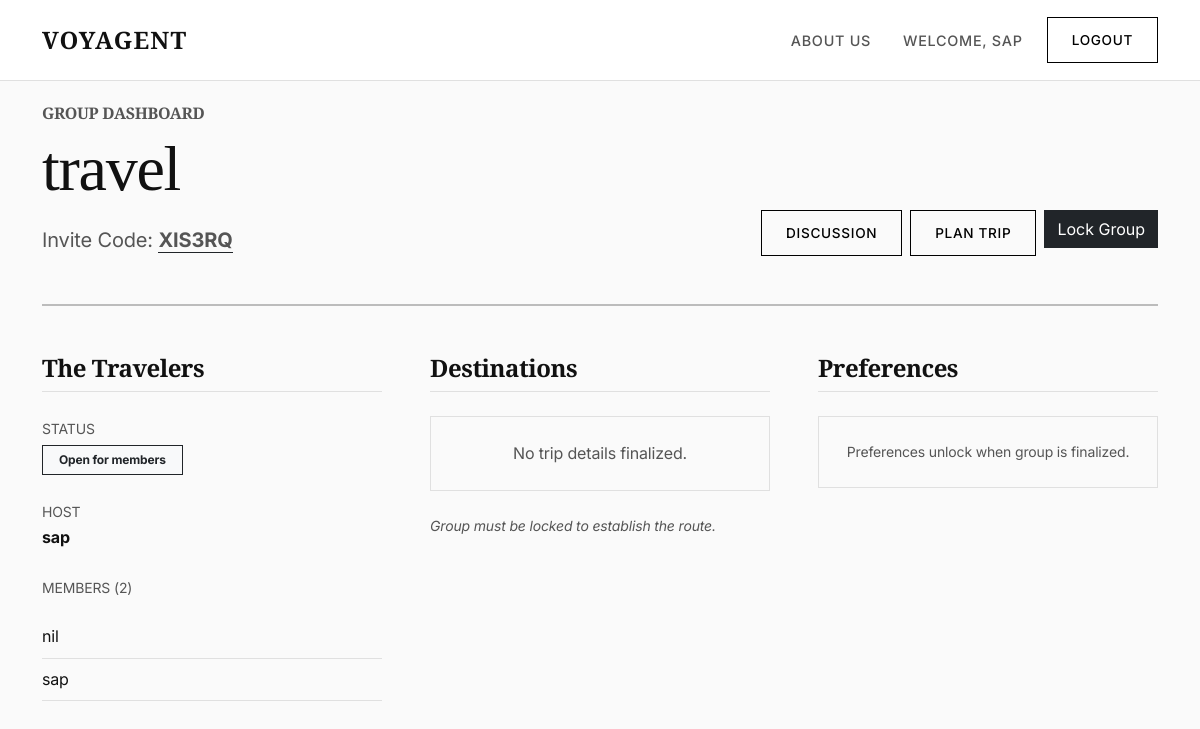
The app's page /group/XIS3RQ/ (signed in) with its own data.
### groups/models.py (models this page shows, shortened)
class ChatGroup(models.Model):
    name = models.CharField(max_length=100)
    code = models.CharField(max_length=8, unique=True, default=generate_unique_code)
    creator = models.ForeignKey(User, on_delete=models.CASCADE, related_name='created_groups')
    members = models.ManyToManyField(User, related_name='chat_groups')
    is_locked = models.BooleanField(default=False)
    created_at = models.DateTimeField(auto_now_add=True)

### groups/views.py (the view)
# urls.py: path('group/<str:code>/', views.group_detail, name='group_detail'),
@login_required
def group_detail(request, code):
    group = get_object_or_404(ChatGroup, code=code)
    if request.user not in group.members.all():
        messages.error(request, 'You are not a member of this group.')
        return redirect('home')
    trip = getattr(group, 'trip', None)
    has_itinerary = hasattr(trip, 'itinerary') if trip else False
    has_submitted_preference = UserPreference.objects.filter(group=group, user=request.user).exists()
    context = {
        'group': group,
        'trip': trip,
        'has_itinerary': has_itinerary,
        'has_submitted_preference': has_submitted_preference,
        'is_host': request.user == group.creator,
    }
    return render(request, 'groups/group_detail.html', context)

### groups/templates/groups/group_detail.html (shortened to what this page needs)
{% extends 'base.html' %}
{% block content %}
<div class="row mb-5 align-items-end">
    <div class="col-md-7">
        <h6 class="text-uppercase text-muted-editorial letter-spacing-wide mb-2">Group Dashboard</h6>
        <h1 class="display-3 font-weight-bold" style="font-family: var(--font-heading);">{{ group.name }}</h1>
        <p class="text-muted-editorial fs-5 mb-0 mt-3">Invite Code: <strong class="text-primary-editorial border-bottom border-dark">{{ group.code }}</strong></p>
    </div>
    <div class="col-md-5 text-md-end mt-4 mt-md-0 d-flex flex-wrap justify-content-md-end gap-2">
        <a href="{% url 'chat_room' group.code %}" class="btn btn-editorial-outline">Discussion</a>
        {% if is_host %}
        <a href="{% url 'plan_itinerary' group.code %}" class="btn btn-editorial-outline">Plan Trip</a>
        {% endif %}
        {% if is_host and not group.is_locked %}
        <form action="{% url 'lock_group' group.code %}" method="post" class="d-inline">
            <button type="submit" class="btn btn-dark" style="border-radius: 0;">Lock Group</button>
        </form>
        {% endif %}
    </div>
</div>
<hr class="mb-5" style="border-top: 2px solid var(--accent-color);">
<div class="row g-5">
    <div class="col-lg-4 col-md-6">
        <h4 class="mb-4" style="font-family: var(--font-heading); border-bottom: 1px solid var(--border-color); padding-bottom: 0.5rem;">The Travelers</h4>
        <div class="mb-4">
            <span class="text-uppercase small text-muted-editorial">Status</span><br>
            {% if group.is_locked %}
            <span class="badge bg-dark rounded-0 px-3 py-2 mt-1">Locked</span>
            {% else %}
            <span class="badge bg-light text-dark border border-dark rounded-0 px-3 py-2 mt-1">Open for members</span>
            {% endif %}
        </div>
        <p class="mb-2"><span class="text-uppercase small text-muted-editorial">Host</span><br>
        <strong>{{ group.creator.username }}</strong></p>
        <p class="mb-3 mt-4"><span class="text-uppercase small text-muted-editorial">Members ({{ group.members.count }})</span></p>
        <ul class="list-unstyled">
            {% for member in group.members.all %}
            <li class="py-2 border-bottom" style="border-color: var(--border-color) !important;">{{ member.username }}</li>
            {% endfor %}
        </ul>
    </div>
    <div class="col-lg-4 col-md-6">
        <h4 class="mb-4" style="font-family: var(--font-heading); border-bottom: 1px solid var(--border-color); padding-bottom: 0.5rem;">Destinations</h4>
        {% if trip %}
        <div class="mb-4">
            <span class="text-uppercase small text-muted-editorial">Locations</span>
            <p class="fs-5 mt-1">{{ trip.destination_city }}</p>
        </div>
        <div class="mb-4">
            <span class="text-uppercase small text-muted-editorial">Dates</span>
            <p class="fs-5 mt-1">{{ trip.start_date }} <span class="text-muted-editorial mx-2">&mdash;</span> {{ trip.end_date }}</p>
        </div>
        {% if trip.hotel_name %}
        <div class="mb-4">
            <span class="text-uppercase small text-muted-editorial">Accommodation</span>
            <p class="fs-5 mt-1">{{ trip.hotel_name }}</p>
        </div>
        {% endif %}
        {% else %}
        <div class="py-4 text-center border-editorial mt-2">
            <p class="text-muted-editorial mb-0">No trip details finalized.</p>
        </div>
        <div class="mt-4">
            {% if is_host and group.is_locked %}
            <a href="{% url 'create_trip' group.code %}" class="btn btn-editorial w-100">Establish Route</a>
            {% elif is_host %}
            <p class="text-muted-editorial small fst-italic">Group must be locked to establish the route.</p>
            {% endif %}
        </div>
        {% endif %}
    </div>
    <div class="col-lg-4 col-md-12">
        <div class="d-flex justify-content-between align-items-center mb-4" style="border-bottom: 1px solid var(--border-color); padding-bottom: 0.5rem;">
            <h4 class="mb-0" style="font-family: var(--font-heading);">Preferences</h4>
        </div>
        {% if not group.is_locked %}
        <div class="py-4 text-center border-editorial">
            <p class="text-muted-editorial mb-0 small">Preferences unlock when group is finalized.</p>
        </div>
        {% endif %}
    </div>
</div>
{% endblock %}

### templates/base.html (shortened to what this page needs)
<!DOCTYPE html>
<html lang="en">
<head>
    <link href="https://cdn.jsdelivr.net/npm/bootstrap@5.3.0/dist/css/bootstrap.min.css" rel="stylesheet">
    {% load static %}
    <link rel="stylesheet" href="{% static 'css/style.css' %}">
</head>
<body>
    <nav class="navbar navbar-expand-lg navbar-editorial fixed-top">
        <div class="container">
            <a class="navbar-brand" href="{% url 'home' %}">Voyagent</a>
            <div class="collapse navbar-collapse" id="navbarNav">
                <ul class="navbar-nav ms-auto align-items-center">
                    <li class="nav-item">
                        <a class="nav-link me-3" href="{% url 'about_us' %}">About Us</a>
                    </li>
                    {% if user.is_authenticated %}
                        <li class="nav-item">
                            <span class="nav-link me-3">Welcome, {{ user.username }}</span>
                        </li>
                        <li class="nav-item">
                            <form method="post" action="{% url 'logout' %}">
                                <button type="submit" class="btn btn-editorial-outline btn-sm">Logout</button>
                            </form>
                        </li>
                    {% endif %}
                </ul>
            </div>
        </div>
    </nav>
    <div class="container mt-4">
        {% block content %}{% endblock %}
    </div>
</body>
</html>

### static/css/style.css (style rules this page uses)
:root { --bg-color: #FAFAFA; --surface-color: #FFFFFF; --text-primary: #111111; --text-secondary: #555555; --border-color: #E0E0E0; --accent-color: #000000; --font-heading: 'Playfair Display', serif; --font-body: 'Inter', sans-serif; --spacing-xs: 0.5rem; --spacing-sm: 1rem; --spacing-md: 2rem; --spacing-lg: 4rem; --spacing-xl: 6rem; }
body { background-color: var(--bg-color); color: var(--text-primary); font-family: var(--font-body); line-height: 1.6; letter-spacing: -0.01em; padding-top: 80px; }
h1, h2, h3, h4, h5, h6 { font-family: var(--font-heading); font-weight: 700; letter-spacing: -0.02em; color: var(--text-primary); }
.display-1, .display-2, .display-3, .display-4, .display-5, .display-6 { font-family: var(--font-heading); }
.navbar-editorial { background-color: var(--surface-color); border-bottom: 1px solid var(--border-color); padding: var(--spacing-sm) 0; box-shadow: none; }
.navbar-editorial .navbar-brand { font-family: var(--font-heading); font-size: 1.5rem; font-weight: 700; color: var(--text-primary) !important; letter-spacing: 0.05em; text-transform: uppercase; }
.navbar-editorial .nav-link { color: var(--text-secondary) !important; font-weight: 500; font-size: 0.9rem; text-transform: uppercase; letter-spacing: 0.05em; transition: color 0.3s ease; }
.btn-editorial-outline { background-color: transparent; color: var(--accent-color); border: 1px solid var(--accent-color); border-radius: 0; padding: 0.75rem 1.5rem; font-weight: 500; text-transform: uppercase; letter-spacing: 0.05em; font-size: 0.85rem; transition: all 0.3s ease; }
.text-muted-editorial { color: var(--text-secondary) !important; }
.border-editorial { border: 1px solid var(--border-color) !important; }

### records on screen
ChatGroup: name "travel", code "XIS3RQ", creator.username "sap", members.count "2"

### other values on screen
{{ user.username }} "SAP"
{{ member.username }} "nil"
{{ member.username }} "sap"
